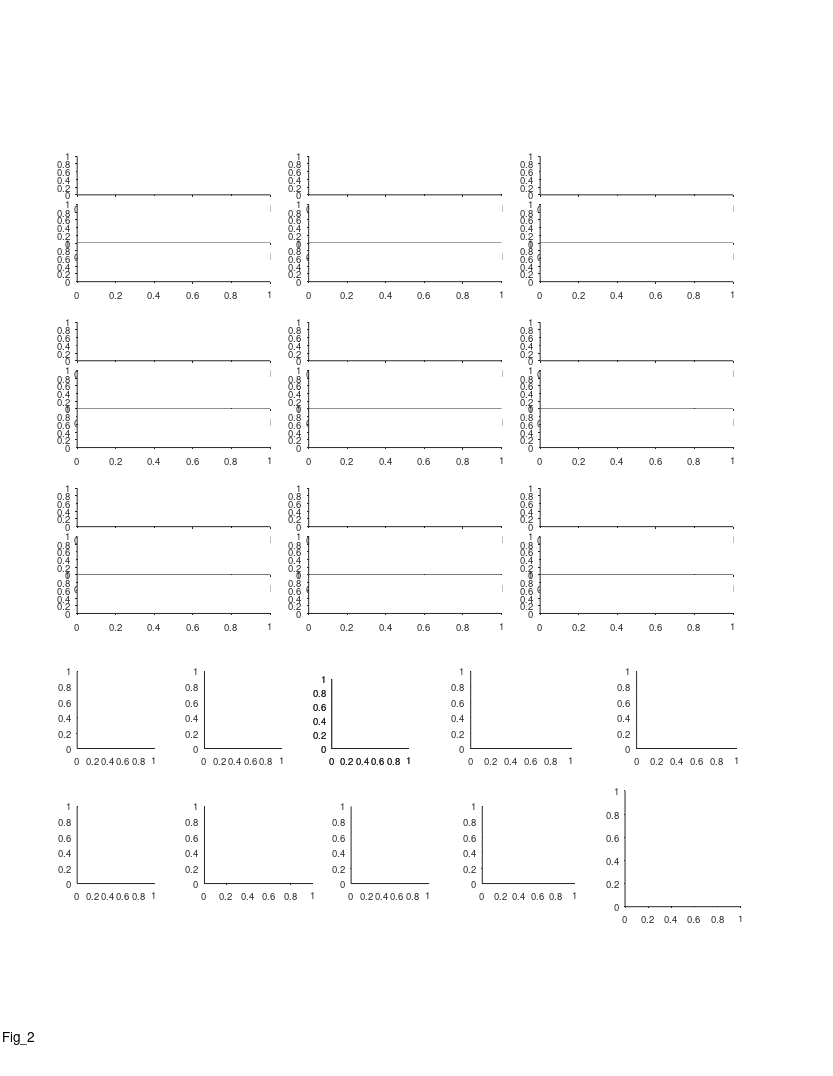

Recreate this plot in MATLAB. (Note: this script raises an error after producing the figure.)
%% Large Scale - fig 2 - Multi-scale spatial coding with many fields in individual dorsla-CA1 neurons

%%
clear 
clc

%% plotting options
field_speed_opt = 1;
% corr_type = 'pearson';
corr_type = 'spearman';

%% define output files
res_dir = 'L:\paper_figures';
mkdir(res_dir)
fig_name_str = 'Fig_2';
fig_caption_str = 'Multi-scale spatial coding with many fields in individual dorsla-CA1 neurons';
log_name_str = [fig_name_str '_log_file' '.txt'];
log_name_str = strrep(log_name_str , ':', '-');
log_name_str = strrep(log_name_str , ' ', '_');
log_name_out = fullfile(res_dir, log_name_str);

%% open log file
diary off
diary(log_name_out)
diary on
disp('Log file');
disp(['created: ', datestr(clock)]);
disp('======================================================');
disp([fig_name_str ':' fig_caption_str]);   
disp('======================================================');
disp('');


%% create figure
% figure_size_cm = [21.0 29.7]; % ~A4
figure_size_cm = [21.6 27.9]; % ~US letter
figure ;
% Some WYSIWYG options:
set(gcf,'DefaultAxesFontSize',7);
set(gcf,'DefaultAxesFontName','helvetica');
set(gcf,'DefaultAxesUnits','centimeters');
set(gcf,'PaperType','usletter')
% set(gcf,'PaperType','<custom>');
set(gcf,'PaperUnits','centimeters','PaperPosition',[0 0 figure_size_cm]);
set(gcf,'PaperOrientation','portrait');
set(gcf,'Units','centimeters','Position',get(gcf,'paperPosition')+[0 0 0 0]); % position on screen...
set(gcf, 'Renderer', 'painters');
set(groot, 'defaultAxesTickDir', 'out');
set(groot,  'defaultAxesTickDirMode', 'manual');
annotation('textbox', [0.5 1 0 0], 'String',fig_name_str, 'HorizontalAlignment','center','Interpreter','none', 'FitBoxToText','on');

pause(0.2); % workaround to solve matlab automatically changing the axes positions...

% create panels
panel_A_size_raster = [5 1];
panel_A_size_FR_map = [5 1];
panel_A_pos = [2 12];
panel_A = [];
for ii=1:3
    for jj=1:3
        offset_x = (ii-1)*6;
        offset_y = (jj-1)*4.3;
        offset = panel_A_pos + [offset_x offset_y];
        panel_A(ii,jj,1) = axes('position', [offset+[0 2.25] panel_A_size_FR_map]);
        panel_A(ii,jj,2) = axes('position', [offset+[0 1   ] panel_A_size_raster]);
        panel_A(ii,jj,3) = axes('position', [offset+[0 0   ] panel_A_size_raster]);
    end
end
% panel_A = permute(panel_A,[2 1 3]);
panel_A = panel_A(:,3:-1:1,:);
panel_A = reshape(panel_A,[9 3]);
% panel_A_legend = axes('position', [2.2 24.7 0.5 0.15]);

panels_size = [2 2];
panel_B    = axes('position', [ 2.0  8.5  panels_size           ]);
panel_C    = axes('position', [ 5.3  8.5  panels_size           ]);
panel_D(1) = axes('position', [ 8.6  8.5  panels_size.*[1 0.9]  ]);
panel_D(2) = axes('position', [ 8.6  8.5  panels_size.*[1 0.9]  ]);
panel_E = axes('position', [12.2  8.5  panels_size.*[1.3 1]  ]);
panel_F = axes('position', [16.5  8.5  panels_size.*[1.3 1]  ]);
panel_G = axes('position', [ 2.0  5 panels_size          ]);
panel_H = axes('position', [ 5.3  5 panels_size.*[1.4 1] ]);
panel_I = axes('position', [ 9.1  5 panels_size]          );
panel_J = axes('position', [12.5  5 panels_size.*[1.2 1] ]);
panel_K = axes('position', [16.2  4.4 3 3]);

%%
prm = PARAMS_GetAll();

%%
% delete(panel_A_legend);
% panel_A_legend = axes('position', [2.2 24.7 0.5 0.15]);

% axes(panel_A_legend);
% cla
% hold on
% box off
% set(gca,'Visible','off');
% plot([0 1],[1 1],'Color',prm.graphics.colors.flight_directions{1},'LineWidth',2);
% plot([0 1],[0 0 ],'Color',prm.graphics.colors.flight_directions{2},'LineWidth',2);
% text(1.2, 0.5, 'Detected fields');

%%
bat_ID_num_map = containers.Map([34 79 148 2289 9861],...
                                 1:5);

%% FR map + rasters - 9 examples
cell_examples = {
433;  56;  51;
609; 419; 477;
 57; 628; 337;
};
% other options: 57 474 658
if 1
for ii_cell = 1:length(cell_examples)
    %%
    cell_ID = cell_examples{ii_cell};
    cell = cell_load_data(cell_ID,'details','FR_map','fields','stats','FE');
    c = prm.graphics.colors.flight_directions;
    
    % map+fields
    axes(panel_A(ii_cell, 1));
    cla
    hold on
    maps=[cell.FR_map.all];
    x = maps(1).bin_centers;
    y = cat(1,maps.PSTH);
    m = round(max(y(:)));
    ylimits = [0 m+1];
    % low-speed area
    area_lowerval = ylimits(1) - 0.23*range(ylimits);
    area_upperval = ylimits(1) - 1e-2*range(ylimits);
    area([4 prm.fields.valid_speed_pos(1)]    , repelem(area_upperval,2), area_lowerval, 'FaceColor',0.7*[1 1 1],'EdgeColor','none','ShowBaseLine','off','Clipping','off');
    area([  prm.fields.valid_speed_pos(2) 194], repelem(area_upperval,2), area_lowerval, 'FaceColor',0.7*[1 1 1],'EdgeColor','none','ShowBaseLine','off','Clipping','off');
    h=plot(x,y);
    [h.Color] = disperse(c);
    box off
    h=gca;
    h.TickDir = 'out';
    h.XTick = [];
    h.YTick = [0 m];
    h.YLim = ylimits;
    h.XLim = [0 200];
    
    % fields
    dir_offsets = [-0.1 -0.17]+0.015;
    for ii_dir=1:2
        fields = cell.fields{ii_dir};
        if isfield(fields,'in_low_speed_area')
            fields([fields.in_low_speed_area])=[];
        end
        for ii_field = 1:length(fields)
            
            [xaf,yaf] = ds2nfu(fields(ii_field).edges_prc, repelem(dir_offsets(ii_dir)*range(h.YLim),2));
            annotation('line',xaf,yaf,'Linewidth', 2, 'Color', c{ii_dir});
        end
    end
    
    
    % cell details
    cell_num_str_pos_x   = [0.50 0.50 0.50 0.50 0.45 0.35 0.45 0.50 0.30];
    cell_num_str_pos_y   = [1.05 1.05 1.05 0.85 0.90 0.90 0.90 0.90 0.90];
    cell_stats_str_pos_x = [0.80 0.95 0.80 0.80 0.80 0.80 0.12 0.50 0.85];
    cell_stats_str_pos_y = [1.20 1.05 1.15 0.90 1.10 1.10 1.10 0.90 0.90]+0.05;
    text(cell_num_str_pos_x(ii_cell),...
         cell_num_str_pos_y(ii_cell),...
         sprintf('Cell %d',ii_cell),...
        'Units','normalized','HorizontalAlignment','center','VerticalAlignment','bottom','FontSize',8);
    switch ii_cell
        case {1,2,3,4,5,6,7,8}
            cell_stats_str = {  sprintf('max=%.1fm', cell.stats.all.field_largest);...
                                sprintf('min=%.1fm', cell.stats.all.field_smallest);...
                                sprintf('ratio=%.1f', cell.stats.all.field_ratio_LS);...
                             };
            text(cell_stats_str_pos_x(ii_cell), cell_stats_str_pos_y(ii_cell)-0*0.23, cell_stats_str{1},...
                'Units','normalized','HorizontalAlignment','center','VerticalAlignment','Top','FontSize',6);
            text(cell_stats_str_pos_x(ii_cell), cell_stats_str_pos_y(ii_cell)-1*0.23, cell_stats_str{2},...
                'Units','normalized','HorizontalAlignment','center','VerticalAlignment','Top','FontSize',6);
            text(cell_stats_str_pos_x(ii_cell), cell_stats_str_pos_y(ii_cell)-2*0.23, cell_stats_str{3},...
                'Units','normalized','HorizontalAlignment','center','VerticalAlignment','Top','FontSize',6);
        case 9
            cell_stats_str = {  sprintf('single field=%.1fm', cell.fields{1}.width_prc) };
            text(cell_stats_str_pos_x(ii_cell), cell_stats_str_pos_y(ii_cell)-0*0.23, cell_stats_str{1},...
                'Units','normalized','HorizontalAlignment','center','VerticalAlignment','Top','FontSize',6);
    end
    
    % rasters
    FEs = [cell.FE];
    for ii_dir=1:2
        axes(panel_A(ii_cell, ii_dir+1));
        cla
        FE = FEs{ii_dir};
        x = [FE.spikes_pos];
        [FE.number2] = disperse(1:length(FE));
        y = arrayfun(@(FE)(FE.number2*ones(1,FE.num_spikes)),FE,'UniformOutput',0);
        y = [y{:}];
        plot(x,y,'.','Color',c{ii_dir},'MarkerSize',0.05);
        box off
        h=gca;
        m = length(FE);
        h.YTick = [1 m];
        h.XLim = [0 200];
        h.YLim = [0 m+1];
        switch ii_dir
            case 1
                h.XTick = [];
                h.YTickLabel = {'',num2str(m)};
            case 2
                h.XTick = 0:50:200;
                h.XRuler.TickLabelGapOffset = -2;
                h.YTickLabel = {'1',num2str(m)};
                h.TickDir = 'out';
        end
    end
    % fields num (here to be above the 
    for ii_dir=1:2
        fields = cell.fields{ii_dir};
        if isfield(fields,'in_low_speed_area')
            fields([fields.in_low_speed_area])=[];
        end
        dir_offsets =2.05+[0.18 0];
        text(1.05, dir_offsets(ii_dir), num2str(length(fields)), 'Units','normalized', 'Color', c{ii_dir},...
            'HorizontalAlignment','right', 'VerticalAlignment','middle','FontSize',6);
    end
end

%% add x/y labels for specific panels
for ii = [7 8 9]
    axes(panel_A(ii, 3));
    xlabel('Position (m)', 'Units','normalized','Position',[0.5 -0.35]);
end
for ii = [1 4 7]
    axes(panel_A(ii, 3));
%     ylabel('Time (min)',   'Units','normalized','Position',[-0.1 1]);
    ylabel('Flight no.',   'Units','normalized','Position',[-0.1 1]);
    axes(panel_A(ii, 1));
    ylabel({'Firing rate';'(Hz)'},   'Units','normalized','Position',[-0.07 0.42]);
end
axes(panel_A(1, 1));
text(-0.25,1.6, 'A', 'Units','normalized','FontWeight','bold');

%% add zoom in panel (cell 3)
% choose cell/dir/field to zoom
ii_cell = 3;
ii_dir = 1;
ii_field = 2;
cell_ID = cell_examples{ii_cell};
cell = cell_load_data(cell_ID,'details','FR_map','fields','stats','FE');
c = prm.graphics.colors.flight_directions;
% add zoom ("out") lines
axes(panel_A(ii_cell,1));
x=[];
y=[];
x(1,:) = cell.fields{ii_dir}(ii_field).edges_href;
x(2,:) = cell.fields{ii_dir}(ii_field).edges_href;
% x(3,:) = [15;50];
x(3,:) = cell.fields{ii_dir}(ii_field).edges_href + 10*[-1 1];
y(1,:) =  4*[1;1];
y(2,:) = 7*[1;1];
y(3,:) = 14*[1;1];
[xf, yf] = ds2nfu(x,y);
for jj = 1:2
    for ii = 1:2
        hl = annotation('line');
%         hl.Parent = gca;
        hl.X = xf(ii+[0 1],jj);
        hl.Y = yf(ii+[0 1],jj);
        hl.LineWidth = 0.5;
        hl.Color = 0.5*[1 1 1];
    end
end
% create zoom panel
POSf = ds2nfu([x(end,1)-0.4 y(end,1)-2 diff(x(end,:)) 20]);
panel_A_zoom = axes('Units','normalized', 'position', POSf);
cla
hold on
set(gca,'visible','off');
FE = cell.FE{ii_dir};
x = [FE.spikes_pos];
[FE.number2] = disperse(1:length(FE));
y = arrayfun(@(FE)(FE.number2*ones(1,FE.num_spikes)),FE,'UniformOutput',0);
y = [y{:}];
xlimits = cell.fields{ii_dir}(ii_field).edges_href;
IX = find( x>xlimits(1) & x<xlimits(end) );
x=x(IX);
y=y(IX);
ylimits = [min(y) max(y)]+[-1 3];
plot(x,y,'.','Color',c{ii_dir},'MarkerSize',3);
% plot field size bar
x = cell.fields{ii_dir}(ii_field).edges_prc;
y = ylimits([end end]);
plot(x,y,'-','Color',c{ii_dir},'LineWidth',1);
text(mean(x),mean(y)+1, sprintf('%.1fm',diff(x)), 'HorizontalAlignment','center','VerticalAlignment','bottom','FontSize',6);
box off
h=gca;
h.XLim = xlimits;
h.YLim = ylimits;

%% add zoom in panel (cell 7)
% choose cell/dir/field to zoom
ii_cell = 7;
ii_dir = 2;
ii_field = 4;
cell_ID = cell_examples{ii_cell};
cell = cell_load_data(cell_ID,'details','FR_map','fields','stats','FE');
c = prm.graphics.colors.flight_directions;
% add zoom ("out") lines
axes(panel_A(ii_cell,1));
x=[];
y=[];
x(1,:) = cell.fields{ii_dir}(ii_field).edges_href;
x(2,:) = cell.fields{ii_dir}(ii_field).edges_href;
% x(3,:) = [15;50];
x(3,:) = cell.fields{ii_dir}(ii_field).edges_href + 10*[-1 1];
y(1,:) = 2*[1;1];
y(2,:) = 3*[1;1];
y(3,:) = 6*[1;1];
[xf, yf] = ds2nfu(x,y);
for jj = 1:2
    for ii = 1:2
        hl = annotation('line');
%         hl.Parent = gca;
        hl.X = xf(ii+[0 1],jj);
        hl.Y = yf(ii+[0 1],jj);
        hl.LineWidth = 0.5;
        hl.Color = 0.5*[1 1 1];
    end
end
% create zoom panel
POSf = ds2nfu([x(end,1) 4 diff(x(end,:)) 8]);
panel_A_zoom = axes('Units','normalized', 'position', POSf);
cla
hold on
set(gca,'visible','off');
FE = cell.FE{ii_dir};
x = [FE.spikes_pos];
[FE.number2] = disperse(1:length(FE));
y = arrayfun(@(FE)(FE.number2*ones(1,FE.num_spikes)),FE,'UniformOutput',0);
y = [y{:}];
xlimits = cell.fields{ii_dir}(ii_field).edges_href;
IX = find( x>xlimits(1) & x<xlimits(end) );
x=x(IX);
y=y(IX);
ylimits = [min(y) max(y)]+[-1 3];
plot(x,y,'.','Color',c{ii_dir},'MarkerSize',3);
% plot field size bar
x = cell.fields{ii_dir}(ii_field).edges_prc;
y = ylimits([end end]);
plot(x,y,'-','Color',c{ii_dir},'LineWidth',1);
text(mean(x),mean(y)+1, sprintf('%.1fm',diff(x)), 'HorizontalAlignment','center','VerticalAlignment','bottom','FontSize',6);
box off
h=gca;
h.XLim = xlimits;
h.YLim = ylimits;


%% add direction arrows
arrow_x = 0.1 +[0 0.05];
arrow_y = repelem(0.9111,2);
clear h
h(1)=annotation('arrow',arrow_x,      arrow_y+0.008,  'Color', prm.graphics.colors.flight_directions{1});
h(2)=annotation('arrow',flip(arrow_x),arrow_y      ,  'Color', prm.graphics.colors.flight_directions{2});
[h.HeadWidth] = disperse([5 5]);
[h.HeadLength] = disperse([5 5]);

end







% % % % % % % % % % % % % % % % % % % % % % % % % % % % % % % % % % % % % % 
%% load population data
prm = PARAMS_GetAll();
cells_t = DS_get_cells_summary();
bats = [79,148,34,9861,2289];
cells_t(~ismember(cells_t.bat, bats ),:) = [];
cells = cellfun(@(c)(cell_load_data(c,'details')), cells_t.cell_ID, 'UniformOutput',0);
cells = [cells{:}];
cells = [cells.details];
cells(~contains({cells.brain_area}, 'CA1')) = [];
cells(~ismember([cells.ClusterQuality], [2])) = [];
cells = cellfun(@(c)(cell_load_data(c,'details','meanFR')), {cells.cell_ID}, 'UniformOutput',0);
cells = [cells{:}];
cells_details = [cells.details];
cells_ID = {cells_details.cell_ID};
meanFR = [cells.meanFR];
cells_ID([meanFR.all]>prm.inclusion.interneuron_FR_thr)=[];
clear cells stats cells_details cells_t meanFR
cells = cellfun(@(c)(cell_load_data(c,'details','stats','meanFR','stats','inclusion','signif','fields','FR_map','FE')), cells_ID, 'UniformOutput',0);
% cells = cellfun(@(c)(cell_load_data(c,'details')), cells_ID, 'UniformOutput',0);
cells = [cells{:}];

%% save loaded population data
% save( fullfile(res_dir,'Fig2_cells_data'), 'cells');


%% arragne population SI/sparsity/coverage (panels B,C,D)
signif = arrayfun(@(x)(x.TF), cat(1,cells.signif));
SI = arrayfun(@(x)([x.dir.SI_bits_spike]), cat(1,cells.stats),'UniformOutput',0);
sparsity = arrayfun(@(x)([x.dir.sparsity]), cat(1,cells.stats),'UniformOutput',0);
SI = cat(1,SI{:});
SI(~signif) = nan;
SI = SI(:);
SI(isnan(SI)) = [];
sparsity = cat(1,sparsity{:});
sparsity(~signif) = nan;
sparsity = sparsity(:);
sparsity(isnan(sparsity)) = [];

% count total fields coverage per cell per direction
total_area = nan(length(cells),2);
for ii_cell = 1:length(cells)
    cell = cells(ii_cell);
    for ii_dir = 1:2
        if ~cell.signif(ii_dir).TF
            continue;
        end
        fields = cell.fields{ii_dir};
        fields([fields.in_low_speed_area]) = [];
        total_area(ii_cell, ii_dir) = sum([fields.width_prc]);
    end
end

%% panel B - spatial info histogram
axes(panel_B);
cla
hold on
text(-0.6,1.15, 'B', 'Units','normalized','FontWeight','bold');
h = histogram(SI);
h.FaceColor = 0.5*[1 1 1];
h.BinEdges = 0:0.5:6;
xlim([0 6])
ylim([0.7e0 1.4e2])
ha=gca;
ha.TickDir='out';
ha.TickLength = [0.03 0.03];
ha.YTick = [1 10 100];
ha.YTickLabel = {'10 ^0';'10 ^1';'10 ^2'};
ha.XRuler.TickLabelGapMultiplier = -0.35;
ha.YRuler.TickLabelGapMultiplier = 0.1;
% ha.YScale = 'linear';
ha.YScale = 'log';
xlabel({'Spatial information';'(bits/spike)'}, 'Units','normalized','Position',[0.5 -0.17]);
ylabel('No. of cells', 'Units','normalized','Position',[-0.32 0.5])

x = SI;
hl=xline(nanmean(x)); hl.Color='r';
m = ha.YLim(2) + 0.15*range(ha.YLim);
plot(prctile(x,[25 75]), [m m], 'r-','LineWidth',1   ,'Clipping','off');
plot(prctile(x,[50]),    m    , 'r.','MarkerSize',10 ,'Clipping','off');

%% panel C - sparsity histogram
axes(panel_C);
cla
hold on
text(-0.45,1.15, 'C', 'Units','normalized','FontWeight','bold');
h = histogram(sparsity);
h.NumBins = 12;
h.FaceColor = 0.5*[1 1 1];
xlim([0 1])
ylim([0.7e0 1.4e2])
ha=gca;
ha.TickDir='out';
ha.TickLength = [0.03 0.03];
ha.YTick = [1 10 100];
ha.YTickLabel = {'10 ^0';'10 ^1';'10 ^2'};
ha.XRuler.TickLabelGapMultiplier = -0.35;
ha.YRuler.TickLabelGapMultiplier = 0.1;
% ha.YScale = 'linear';
ha.YScale = 'log';
xlabel('Sparsity', 'Units','normalized','Position',[0.5 -0.17])
ylabel('No. of cells', 'Units','normalized','Position',[-0.32 0.5])

x = sparsity;
hl=xline(nanmean(x)); hl.Color='r';
m = ha.YLim(2) + 0.15*range(ha.YLim);
plot(prctile(x,[25 75]), [m m], 'r-','LineWidth',1   ,'Clipping','off');
plot(prctile(x,[50]),    m    , 'r.','MarkerSize',10 ,'Clipping','off');

%% panel D - Total area histogram
axes(panel_D(1));
cla
hold on
text(-0.45,1.275, 'D', 'Units','normalized','FontWeight','bold');

exp=exp_load_data(cell.details.exp_ID);
IX=find(contains({exp.LM.name},'ball'));
LM_locs = [exp.LM.pos_proj];
ball2ball_dist = diff(LM_locs(IX));
% total_area_L = ball2ball_dist;
total_area_L = diff(prm.fields.valid_speed_pos);

h = histogram(total_area(:));
h.NumBins = 14;
h.FaceColor = 0.5*[1 1 1];
xlim([0 0.9*total_area_L])
ylim([0.7e0 1.4e2])
ha=gca;
ha.XTick = [0:50:150];
ha.TickDir='out';
ha.TickLength = [0.03 0.03];
ha.YTick = [1 10 100];
ha.YTickLabel = {'10 ^0';'10 ^1';'10 ^2'};
ha.XRuler.TickLabelGapMultiplier = -0.35;
ha.YRuler.TickLabelGapMultiplier = 0.1;
% ha.YScale = 'linear';
ha.YScale = 'log';
xlabel('Coverage (m)', 'Units','normalized','Position',[0.5 -0.17])
ylabel('No. of cells', 'Units','normalized','Position',[-0.32 0.5])
ha.XLim(1) = 0;
ha.YLim(2) = 2e2;

x = total_area(:);
hl=xline(nanmean(x)); hl.Color='r';
m = ha.YLim(2) - 0.27*range(ha.YLim);
plot(prctile(x,[25 75]), [m m], 'r-','LineWidth',1   ,'Clipping','off');
plot(prctile(x,[50]),    m    , 'r.','MarkerSize',10 ,'Clipping','off');

fprintf( 'Average total area in meters : %.4g\n\r',nanmean(total_area(:)) )
fprintf( 'Average total area in prc (%%): %.4g\n\r',100*nanmean(total_area(:)) / total_area_L )
fprintf( 'Median total area in meters : %.4g\n\r',nanmedian(total_area(:)) )
fprintf( 'Median total area in prc (%%): %.4g\n\r',100*nanmedian(total_area(:)) / total_area_L )

% add normalized x-axis
axes(panel_D(2));
cla
hold on
hax = gca;
hax.XLim = 100 * panel_D(1).XLim / total_area_L;
hax.XTick = [0:30:90];
hax.XAxisLocation = 'top';
hax.YAxisLocation = 'right';
hax.Color = 'none';
hax.XColor = 'k';
hax.YColor = 'none';
box off
hax.XRuler.TickLabelGapMultiplier = -0.35;
hax.TickLength = panel_D(1).TickLength;
xlabel('Coverage (%)', 'Units','normalized','Position',[0.45 1.2]);

%% panel E - stability
axes(panel_E);
cla
hold on
text(-0.4,1.15, 'E', 'Units','normalized','FontWeight','bold');
% arrange data
signif = arrayfun(@(x)(x.TF), cat(1,cells.signif));
stats = [cells.stats];
stats_dir = cat(1,stats.dir);
stats_dir = stats_dir(signif);
[r c ~]=find(signif);
stats_all_dir = [stats(r).all];
% plot
x = [stats_dir.corr_odd_even];
h = histogram(x);
panel_E_num_bins = 20;
h.BinLimits = [-1 1];
h.NumBins = panel_E_num_bins;
% h.BinEdges = [-1:0.15:1];
% h.BinEdges = linspace(-1,1,27);
h.FaceColor = 0.5*[1 1 1];
h.Normalization = 'count';

ha= gca;
ha.XLim = [-1 1];
ha.XTick = -1:0.5:1;
ha.TickDir = 'out';
ha.TickLength = [0.03 0.03];
ha.YLim = [0 200];
ha.YLim = [0 1.1*max(h.Values)];
ha.YTick = [0:50:150];
ha=gca;
ha.TickDir='out';
ha.TickLength = [0.03 0.03];
ha.XRuler.TickLabelGapMultiplier = -0.35;
ha.YRuler.TickLabelGapMultiplier = 0.001;
xlabel({'Map correlation'}, 'Units','normalized','Position',[0.5 -0.17]);
ylabel('No. of cells', 'Units','normalized','Position',[-0.24 0.5]);
title('Stability');

hl=xline(nanmean(x)); hl.Color='r';
m = ha.YLim(2) + 0.05*range(ha.YLim);
plot(prctile(x,[25 75]), [m m], 'r-','LineWidth',1   ,'Clipping','off');
plot(prctile(x,[50]),    m    , 'r.','MarkerSize',10 ,'Clipping','off');
fprintf('\tMap correlations odd vs. even flights: mean=%.2f median=%.2f IQR=%.2f-%.2f\n', nanmean(x), prctile(x,[50]), prctile(x,[25 75]) );

%%
% figure
% subplot(121); hold on
% histogram([stats_dir.corr_begin_end])
% histogram([stats_dir.corr_odd_even])
% legend('Corr (begin,end)','Corr (odd,even)','Location','northwest')
% xlabel('Correlation')
% ylabel('Counts')
% title('stability hist')
% subplot(122); hold on
% plot([stats_dir.corr_begin_end],[stats_all_dir.field_ratio_LS],'.')
% plot([stats_dir.corr_odd_even],[stats_all_dir.field_ratio_LS],'.')
% legend('Corr (begin,end)','Corr (odd,even)','Location','northwest')
% xlabel('Stability')
% ylabel('ratio (L/S)')
% title('Ratio L/S vs. stability')

%% panel F - map correlations histogram
% figure
axes(panel_F);
cla
hold on
text(-0.45,1.15, 'F', 'Units','normalized','FontWeight','bold');

% arrange data
signif = arrayfun(@(x)(x.TF), cat(1,cells.signif));
FR_maps_all = cat(1,cells.FR_map);
FR_maps_all = reshape([FR_maps_all.all],size(FR_maps_all,1),size(FR_maps_all,2),[]);
M = cat(1,FR_maps_all.PSTH);
M = reshape(M,size(FR_maps_all,1),size(FR_maps_all,2),[]);
signif = repmat(signif,1,1,size(M,3));
M(~signif) = nan;
pos_bins = cells(1).FR_map(1).all.bin_centers;
invalid_pos_IX = pos_bins<=prm.fields.valid_speed_pos(1) | pos_bins>=prm.fields.valid_speed_pos(2);
M(:,:,invalid_pos_IX) = nan;
ccc = corr(squeeze(M(:,1,:))', squeeze(M(:,2,:))' ,'rows', 'pairwise');
data = diag(ccc);
switch 2
    case 1 % compare all PSTH from other cells/dir
        M2 = reshape(M,size(M,1)*size(M,2),[]);
        ccc_shuffle = corr(M2' ,'rows', 'pairwise');
        mask = tril(true(size(ccc_shuffle)),-1);
        shuffle = ccc_shuffle(mask);
    case 2 % compare only different cells betweeb different directions
        mask = tril(true(size(ccc)),-1);
        shuffle = ccc(mask);
end

data(isnan(data))=[];
shuffle(isnan(shuffle))=[];

% plot
nBinEdges = 21;
edges = linspace(-1,1,nBinEdges);
histogram(data,    'Normalization','pdf','BinEdges',edges,'FaceColor', 0.5*[1 1 1]);
histogram(shuffle, 'Normalization','pdf','BinEdges',edges,'DisplayStyle','stairs','EdgeColor','k','LineWidth',1.5);
[~,P_KS] = kstest2(data, shuffle);
P_RankSum = ranksum(data, shuffle);
text(1,0.9, sprintf('P_{KS} = %.02f',P_KS),'Units','normalized','FontSize',7,'HorizontalAlignment','right');
% text(1,0.9, sprintf('P=%.02f',P_RankSum),'Units','normalized','FontSize',7,'HorizontalAlignment','right');

ha= gca;
ha.XLim = [-1 1];
ha.XTick = -1:0.5:1;
ha.TickDir = 'out';
ha.TickLength = [0.03 0.03];
ha=gca;
ha.TickDir='out';
ha.TickLength = [0.03 0.03];
ha.XRuler.TickLabelGapMultiplier = -0.35;
ha.YRuler.TickLabelGapMultiplier = 0.001;
xlabel('Map correlation', 'Units','normalized','Position',[0.5 -0.17])
ylabel({'Probability';'density function'}, 'Units','normalized','Position',[-0.17 0.5])
title('Directionality');

%% panel G - field count histogram
% figure
axes(panel_G);
cla
hold on
text(-0.6,1.15, 'G', 'Units','normalized','FontWeight','bold');
nFields = nan(2,length(cells));
for ii_dir = 1:2
    for ii_cell = 1:length(cells)
        cell = cells(ii_cell);
        % check signif per direction
        if ~cell.signif(ii_dir).TF
            continue;
        end
        nFields(ii_dir,ii_cell) = cell.stats.dir(ii_dir).field_num;
    end
%     h = histogram(nFields(ii_dir,:));
%     h.FaceColor = prm.graphics.colors.flight_directions{ii_dir};
%     nBinEdges = 17;
%     h.BinEdges = linspace(0,35,nBinEdges);
end
h = histogram(nFields(:));
h.FaceColor = 0.5*[1 1 1];
% nBinEdges = 12;
% h.BinEdges = linspace(0,35,nBinEdges);
h.BinEdges = 0.5+[0:20];
h.Data(h.Data > h.BinLimits(2)) = h.BinLimits(2);
xlabel({'No. of fields per direction'},'Units','normalized','Position',[0.5 -0.18]);
ylabel('No. of cells','Units','normalized','Position',[-0.32 0.5])
ha = gca;
ha.YScale = 'log';
ha.YLim = [0.7e0 1.4e2];
ha.XLim = [0 h.BinLimits(2)];
ha.XTick = [0:10:30];
ha.YTick = [1 10 100];
ha.YTickLabel = {'10 ^0';'10 ^1';'10 ^2'};
% ha.XLim = [0 35];
% ha.YLim = [0 40];
% ha.XTick = [0:5:35];
% ha.YTick = [0 40];
ha.TickDir='out';
ha.TickLength = [0.03 0.03];
ha.XRuler.TickLabelGapMultiplier = -0.3;
ha.YRuler.TickLabelGapMultiplier = 0.001;

x = nFields(:);
hl=xline(nanmean(x)); hl.Color='r';
m = ha.YLim(2) + 0.15*range(ha.YLim);
plot(prctile(x,[25 75]), [m m], 'r-','LineWidth',1   ,'Clipping','off');
plot(prctile(x,[50]),    m    , 'r.','MarkerSize',10 ,'Clipping','off');
fprintf('\tNo. of fields: mean=%.1f median=%.1f IQR=%.1f-%.1f\n', nanmean(x), prctile(x,[50]), prctile(x,[25 75]) );

%% panel H - field size histogram
% figure
axes(panel_H);
cla
hold on
text(-0.34,1.15, 'H', 'Units','normalized','FontWeight','bold');
fields_size = [];
fields_size_smallest1 = [];                     % per-direction
fields_size_smallest2 = nan(length(cells),2);   % per-cell
for ii_dir = 1:2
    for ii_cell = 1:length(cells)
        cell = cells(ii_cell);
        if ~cell.signif(ii_dir).TF % check signif per direction
            continue;
        end
        fields = cell.fields{ii_dir};
        fields([fields.in_low_speed_area]) = []; % remove fields in low speed area
        fields_size = [fields_size fields.width_prc];
        fields_size_smallest1 = [fields_size_smallest1 min([fields.width_prc])];
        fields_size_smallest2(ii_cell,ii_dir) = min([fields.width_prc]);
    end
end
h = histogram(fields_size);
h.FaceColor = 0.5*[1 1 1];
% h.NumBins = 33;
h.BinWidth = 1;
ha=gca;
ha.YScale = 'log';
xlabel('Field size (m)')
ylabel('No. of fields','Units','normalized','Position',[-0.25 0.5])
ha = gca;
% ha.XLim = [0 35];
ha.YLim = [0.8 350];
% ha.XTick = [0:5:35];
ha.YTick = [1 10 100];
ha.YTickLabel = {'10 ^0';'10 ^1';'10 ^2'};
ha.TickDir='out';
ha.TickLength = [0.03 0.03];
ha.XRuler.TickLabelGapMultiplier = -0.3;
ha.YRuler.TickLabelGapMultiplier = 0.001;

x = fields_size;
hl=xline(nanmean(x)); hl.Color='r';
m = ha.YLim(2) + 0.15*range(ha.YLim);
plot(prctile(x,[25 75]), [m m], 'r-','LineWidth',1   ,'Clipping','off');
plot(prctile(x,[50]),    m    , 'r.','MarkerSize',10 ,'Clipping','off');
fprintf('\t Fields sizes: mean=%.1fm median=%.1fm IQR=%.1f-%.1fm\n', nanmean(x), prctile(x,[50]), prctile(x,[25 75]) );

save( fullfile(res_dir,'pop_dist_fields_size'), 'fields_size');

% report smallest field distribution (including single-field cells)
fields_size_smallest2 = min(fields_size_smallest2,[],2);
fields_size_smallest2(isnan(fields_size_smallest2))=[];
[fields_size_smallest_gamma_fit1] = gamfit(fields_size_smallest1);
[fields_size_smallest_gamma_fit2] = gamfit(fields_size_smallest2);
mu1 = prod(fields_size_smallest_gamma_fit1);
mu2 = prod(fields_size_smallest_gamma_fit2);
CV1 = 1/sqrt(fields_size_smallest_gamma_fit1(1));
CV2 = 1/sqrt(fields_size_smallest_gamma_fit2(1));
fprintf('smallest fields gamma distribution fit (per-direction):\n')
fprintf('\t Shape parameter kappa = %.2f\n', fields_size_smallest_gamma_fit1(1));
fprintf('\t Scale parameter theta = %.2fm\n', fields_size_smallest_gamma_fit1(2));
fprintf('\t mu = %.2f\n', mu1);
fprintf('\t CV = %.2f\n', CV1);
fprintf('smallest fields gamma distribution fit (per-cell):\n')
fprintf('\t Shape parameter kappa = %.2f\n', fields_size_smallest_gamma_fit2(1));
fprintf('\t Scale parameter theta = %.2fm\n', fields_size_smallest_gamma_fit2(2));
fprintf('\t mu = %.2f\n', mu2);
fprintf('\t CV = %.2f\n', CV2);

% figure
% hold on
% xxx = linspace(0,15,100);
% plot(xxx,gampdf(xxx,fields_size_smallest_gamma_fit1(1),fields_size_smallest_gamma_fit1(2)))
% plot(xxx,gampdf(xxx,fields_size_smallest_gamma_fit2(1),fields_size_smallest_gamma_fit2(2)))
% legend({sprintf('per-direction (CV=%.2f)',CV1);...
%         sprintf('per-cell      (CV=%.2f)',CV2)});


%% panel I - smallest & largest field size
% figure
axes(panel_I);
cla
hold on
text(-0.45,1.15, 'I', 'Units','normalized','FontWeight','bold');
LS_field_size = nan(2,length(cells));
for ii_cell = 1:length(cells)
    cell = cells(ii_cell);
    if ~any([cell.signif.TF]) % at least one direction is significant
        continue;
    end
    LS_field_size(1,ii_cell) = cell.stats.all.field_smallest;
    LS_field_size(2,ii_cell) = cell.stats.all.field_largest;
end
% LS_field_size(:,any(isnan(LS_field_size))) = [];
rng(1); % fix seed for violin plot randomization
hv = violinplot(LS_field_size');
[hv.ViolinColor] = disperse(repelem({'none'},length(hv)));
hs=[hv.ScatterPlot];
[hs.Marker]          = disperse(repelem({'.'},length(hs)));
[hs.SizeData]        = disperse(repelem(35,length(hs)));
[hs.MarkerFaceColor] = disperse(repelem({0.5*[1 1 1]},length(hs)));
[hs.MarkerEdgeColor] = disperse(repelem({0.5*[1 1 1]},length(hs)));
hm=[hv.MedianPlot];
% remove default median plot (circle), and add a red bar instead
[hm.Marker] = disperse(repelem({'none'},2));
plot([hm.XData]+0.075*[-1 1]', repelem([hm.YData],2,1), 'r', 'LineWidth',1.5);
ha=gca;
ylimits = ha.YLim;
ha.TickDir='out';
ha.TickLength = [0.03 0.03];
ha.XTick = [1 2];
ha.XTickLabel = {};
ha.XRuler.TickLabelGapMultiplier = -0.35;
ha.YRuler.TickLabelGapMultiplier = 0.001;
text([1 2],repelem(ylimits(1)-0.04*diff(ylimits),2),{{'Smallest';'field'},{'Largest';'field'}},...
    'HorizontalAlignment','center','VerticalAlignment','top','FontSize',7);
% xlabel('')
ylabel('Field size (m)','Units','normalized','Position',[-0.25 0.5])

%% panel J - field ratio (largest/smallest)
axes(panel_J);
cla
hold on
text(-0.4,1.15, 'J', 'Units','normalized','FontWeight','bold');
LS_field_ratio_all = nan(1,length(cells));
LS_field_ratio_dir = nan(2,length(cells));
for ii_cell = 1:length(cells)
    cell = cells(ii_cell);
    % pooled stats - check at least one direction is signif
    if any([cell.signif.TF])
        LS_field_ratio_all(ii_cell) = cell.stats.all.field_ratio_LS;
    end
    % per dir stats - check signif per direction
    for ii_dir = 1:2
        if cell.signif(ii_dir).TF 
            LS_field_ratio_dir(ii_dir,ii_cell) = cell.stats.dir(ii_dir).field_ratio_LS;
        end
    end
end
% LS_field_ratio_dir = LS_field_ratio_dir(:);
% LS_field_ratio_dir(isnan(LS_field_ratio_dir)) = [];
% LS_field_ratio_all(isnan(LS_field_ratio_all)) = [];
% edges = linspace(1,ceil(max(max(LS_field_ratio_all))),9);
nBinEdges = 9;
edges = logspace(0,log10(25),nBinEdges);
clear h
% h(1) = histogram(LS_field_ratio_dir);
h(2) = histogram(LS_field_ratio_all);
% h(1).BinEdges = edges;
h(2).BinEdges = edges;
% h(1).FaceColor = 'g';
h(2).FaceColor = 0.5*[1 1 1];
% h(1).BinLimits = [1 h(1).BinLimits([2])];
% h(2).BinLimits = [1 h(2).BinLimits([2])];
% h(1).NumBins = 15;
% h.FaceColor = prm.graphics.colors.flight_directions{ii_dir};
% legend({'per cell';'per direction'})
ha=gca;
ha.YScale = 'log';
ha.XScale = 'log';
ha.XLim = [1 27];
% ha.YLim = [0 10];
% ha.YLim = [7e-1 120];
ha.YLim = [0.7 max(h(2).Values)*1.1];
% ha.XTick = [0:5:35];
ha.YTick = [1 10 100];
ha.XTick = [1 2 5 10 20];
ha.YTickLabel = {'10 ^0';'10 ^1';'10 ^2'};
ha.TickDir='out';
ha.TickLength = [0.03 0.03];
ha.XRuler.TickLabelGapMultiplier = -0.35;
ha.YRuler.TickLabelGapMultiplier = 0.001;
xlabel({'Field size ratio';'largest/smallest'},'Units','normalized','Position',[0.5 -0.17]);
ylabel('No. of cells','Units','normalized','Position',[-0.24 0.5])

x = LS_field_ratio_all;
hl=xline(nanmean(x)); hl.Color='r';
m = ha.YLim(2) + 0.15*range(ha.YLim);
plot(prctile(x,[25 75]), [m m], 'r-','LineWidth',1   ,'Clipping','off');
plot(prctile(x,[50]),    m    , 'r.','MarkerSize',10 ,'Clipping','off');
fprintf('\tFields size ratio (L/S): mean=%.1f median=%.1f IQR=%.1f-%.1f\n', nanmean(x), prctile(x,[50]), prctile(x,[25 75]) );

%% panel K - prepare data
distances_all = [];
field_size_diff_all = [];
field_size_all = [];
field_vel_all = [];
field_vel2_all = [];
for ii_cell = 1:length(cells)
    cell = cells(ii_cell);
    for ii_dir = 1:2
        if ~cell.signif(ii_dir).TF
            continue;
        end
        fields = cell.fields{ii_dir};
        distances_all = [distances_all diff([fields.loc])];
        field_size_diff_all = [field_size_diff_all diff([fields.width_prc])];
        field_size_all = [field_size_all [fields.width_prc]];
        field_vel_all = [field_vel_all [fields.vel]];
        field_vel2_all = [field_vel2_all [fields.vel2]];
    end
end

%% panel K - field size ratio vs. speed ratio (direct control for speed!)
% figure
axes(panel_K);
cla
hold on
text(-0.3,0.9667, 'K', 'Units','normalized','FontWeight','bold');
% arrange data
cells_signif = cat(1,cells.signif);
cells_signif = arrayfun(@(x)(x.TF), cells_signif);
signif_IX = any(cells_signif,2);
stats = [cells(signif_IX).stats];
stats_all = [stats.all];
% plot 
switch field_speed_opt 
    case 1 % median speed @ field peak
        x = abs([stats_all.field_ratio_LS_vel]);
    case 2 % median of spikes speed
        x = abs([stats_all.field_ratio_LS_vel2]);
    case 3 % mean of spikes speed
        x = abs([stats_all.field_ratio_LS_vel3]);
end
y = [stats_all.field_ratio_LS];
[r,r_pval] = corr(x',y','rows','pairwise','type','Pearson');
[rho,rho_pval] = corr(x',y','rows','pairwise','type','Spearman');
fprintf('field size ratio vs speed ratio corr (pearson): r=%.2f p=%.2f df=%d \n',r,r_pval,sum(~isnan(y))-2);
fprintf('field size ratio vs speed ratio corr (spearman): rho=%.2f p=%.2f df=%d \n',rho,rho_pval,sum(~isnan(y))-2);
[~,ttest_P,~,ttest_stats] = ttest(x,1);
[signtest_P,~,signtest_stats] = signtest(x,1);
fprintf('LS speed ratio: (ttest) P=%.2g t=%.2g df=%d sd=%.3g\n',ttest_P,ttest_stats.tstat,ttest_stats.df,ttest_stats.sd);
fprintf('LS speed ratio: (signtest) P=%.2g sign=%d zval=%.3g\n',signtest_P,signtest_stats.sign,signtest_stats.zval);
plot(x, y, '.k');
switch corr_type
    case 'pearson'
        text(0.1,1, {sprintf('r = %.2f',r);sprintf('P = %.2f',r_pval)}, ...
            'Units','normalized','HorizontalAlignment','left','VerticalAlignment','top','FontSize',7);
    case 'spearman'
        text(0.52,1.06, {['{\rho}' sprintf(' = %.2f',rho)];sprintf('P = %.2f',rho_pval)}, ...
            'Units','normalized','HorizontalAlignment','left','VerticalAlignment','top','FontSize',7);
end
xlabel('Speed ratio', 'Units','normalized', 'Position',[0.5 -0.12]);
ylabel('Field size ratio', 'units','normalized', 'Position',[-0.15 0.5]);
set(gca,'yscale','log');
set(gca,'ytick',[1 2 3 5 10 15 20]);
ylim([0.9 max(y)+1]);
xlim([0.7 1.3])
% xlim([min(x) max(x)])
% xlim([0 2])
ha = gca;
ha.TickDir='out';
ha.TickLength = [0.02 0.02];
ha.XRuler.TickLabelGapMultiplier = -0.3;
ha.YRuler.TickLabelGapMultiplier = 0.1;


%% print/save the figure
fig_name_out = fullfile(res_dir, sprintf('%s__nbin=%d',fig_name_str,panel_E_num_bins));
% fig_name_out = fullfile(res_dir, sprintf('%s__corr_%s_%d',fig_name_str,corr_type,field_speed_opt));
% fig_name_out = fullfile(res_dir, sprintf('%s__corr_%s_%d_paramset_%d',fig_name_str,corr_type,field_speed_opt,prm.parmaset));
print(gcf, fig_name_out, '-dpdf', '-cmyk', '-painters');
% print(gcf, fig_name_out, '-dtiff', '-cmyk', '-painters');
% saveas(gcf , fig_name_out, 'fig');
disp('======================================================');
disp('figure was successfully saved to pdf format');
disp('======================================================');








%% calc some more stats... (old version = pooling directions)
single_PF_cells_IX = find(nansum(nFields)==1);
single_PF_cells = cells(single_PF_cells_IX);

fields=cat(1,single_PF_cells.fields);
fields=fields(~isnan(nFields(:,single_PF_cells_IX)'));
fields=[fields{:}];
fields([fields.in_low_speed_area])=[];

single_PF_field_size_mean = mean([fields.width_prc]);
single_PF_field_size_std  = std([fields.width_prc]);

% print stats
disp('Old version = pooling directions')
fprintf('no. of single field cells = %d/%d (%.2f%%),\n with mean field size = %.1fm std=%.1fm\n',...
    length(single_PF_cells), ...
    length(cells), ...
    100 * length(single_PF_cells) / length(cells),...
    single_PF_field_size_mean,...
    single_PF_field_size_std);

%% calc some more stats... (new version = per direction)
single_PF_cells_IX = (nFields==1)';
signif_cells_IX = ~isnan(nFields)';
fields=cat(1,cells.fields);
fields = fields(single_PF_cells_IX);
fields=[fields{:}];
fields([fields.in_low_speed_area])=[];

single_PF_field_size_mean = mean([fields.width_prc]);
single_PF_field_size_std  = std([fields.width_prc]);

% print stats
disp('New version = per direction')
fprintf('no. of single field cells x directions = %d/%d (%.2f%%),\n with mean field size = %.1fm std=%.1fm\n',...
    sum(single_PF_cells_IX,'all'), ...
    sum(signif_cells_IX,'all'), ...
    100 * sum(single_PF_cells_IX,'all') / sum(signif_cells_IX,'all'),...
    single_PF_field_size_mean,...
    single_PF_field_size_std);

%% figure for Liora
if 0
cells_details=[cells.details];
cells_anatomy_PD_prc = [cells_details.TT_pos_proximodistal_prc];

figure('Units','centimeters', 'position', [2 2 20 20])
subplot(2,2,1)
hold on
nBinEdges = 9;
edges = logspace(0,log10(25),nBinEdges);
h=histogram(LS_field_ratio_all,edges); h.FaceColor = 0.5*[1 1 1];
h=histogram(LS_field_ratio_dir,edges); h.FaceColor = 'g';
ha=gca;
ha.XScale = 'log';
ha.YScale = 'log';
ha.XLim = [0 27];
ha.YLim(1) = 7e-1;
ha.YTick = [1 10 100];
ha.XTick = [1 2 5 10 20];
ha.YTickLabel = {'10 ^0';'10 ^1';'10 ^2'};
ha.TickDir='out';
xlabel('Largest/Smallest ratio')
ylabel('No. cells')
legend({'dir pooled';'per dir'})
subplot(2,2,2)
hold on
plot(LS_field_ratio_dir(1,:), nFields(1,:),'.', 'Color',prm.graphics.colors.flight_directions{1});
plot(LS_field_ratio_dir(2,:), nFields(2,:),'.', 'Color',prm.graphics.colors.flight_directions{2});
xlabel('Largest/Smallest ratio')
ylabel('No. fields')
legend({'dir1';'dir2'},'Location','northwest')
subplot(2,2,3)
plot(LS_field_ratio_all, sum(nFields,1), '.k');
legend('dir pooled')
xlabel('Largest/Smallest ratio')
ylabel('No. fields')
subplot(2,2,4)
plot(total_area, cells_anatomy_PD_prc+0.01*randn(size(cells_anatomy_PD_prc)), '.')
xlabel('Total area (m)')
ylabel('Proximo-distal axis (%)');
legend({'dir1';'dir2'},'Location','southeast')

fig_name_out = fullfile(res_dir, 'Fig_2__for_Liora');
saveas(gcf, fig_name_out, 'fig');
saveas(gcf, fig_name_out, 'pdf');
saveas(gcf, fig_name_out, 'tif');
% close(gcf)
end




%%
